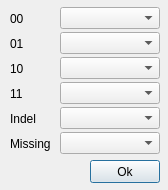
<?xml version="1.0" encoding="UTF-8"?>
<ui version="4.0">
 <class>Colors</class>
 <widget class="QDialog" name="Colors">
  <property name="geometry">
   <rect>
    <x>0</x>
    <y>0</y>
    <width>168</width>
    <height>190</height>
   </rect>
  </property>
  <property name="windowTitle">
   <string>VarB: Colours</string>
  </property>
  <widget class="QLabel" name="label_1">
   <property name="geometry">
    <rect>
     <x>10</x>
     <y>12</y>
     <width>50</width>
     <height>13</height>
    </rect>
   </property>
   <property name="toolTip">
    <string>Choose the colour for the wildtype variants</string>
   </property>
   <property name="text">
    <string>00</string>
   </property>
  </widget>
  <widget class="QLabel" name="label_2">
   <property name="geometry">
    <rect>
     <x>10</x>
     <y>37</y>
     <width>50</width>
     <height>13</height>
    </rect>
   </property>
   <property name="toolTip">
    <string>Choose the colour for the hetrozygous variants</string>
   </property>
   <property name="text">
    <string>01</string>
   </property>
  </widget>
  <widget class="QLabel" name="label_3">
   <property name="geometry">
    <rect>
     <x>10</x>
     <y>62</y>
     <width>50</width>
     <height>13</height>
    </rect>
   </property>
   <property name="toolTip">
    <string>Choose the colour for the hetrozygous variants</string>
   </property>
   <property name="text">
    <string>10</string>
   </property>
  </widget>
  <widget class="QLabel" name="label_4">
   <property name="geometry">
    <rect>
     <x>10</x>
     <y>87</y>
     <width>50</width>
     <height>13</height>
    </rect>
   </property>
   <property name="toolTip">
    <string>Choose the colour for the homozygous variants</string>
   </property>
   <property name="text">
    <string>11</string>
   </property>
  </widget>
  <widget class="QLabel" name="label_5">
   <property name="geometry">
    <rect>
     <x>10</x>
     <y>112</y>
     <width>50</width>
     <height>13</height>
    </rect>
   </property>
   <property name="toolTip">
    <string>Choose the colour for the insertions and deletions</string>
   </property>
   <property name="text">
    <string>Indel</string>
   </property>
  </widget>
  <widget class="QLabel" name="label_6">
   <property name="geometry">
    <rect>
     <x>10</x>
     <y>135</y>
     <width>50</width>
     <height>17</height>
    </rect>
   </property>
   <property name="toolTip">
    <string>Choose the colour for the missing data</string>
   </property>
   <property name="text">
    <string>Missing</string>
   </property>
  </widget>
  <widget class="QPushButton" name="pushButton">
   <property name="geometry">
    <rect>
     <x>90</x>
     <y>160</y>
     <width>70</width>
     <height>23</height>
    </rect>
   </property>
   <property name="text">
    <string>Ok</string>
   </property>
  </widget>
  <widget class="QComboBox" name="comboBox_1">
   <property name="geometry">
    <rect>
     <x>60</x>
     <y>7</y>
     <width>100</width>
     <height>22</height>
    </rect>
   </property>
   <property name="toolTip">
    <string>Choose the colour for the wildtype variants</string>
   </property>
  </widget>
  <widget class="QComboBox" name="comboBox_2">
   <property name="geometry">
    <rect>
     <x>60</x>
     <y>32</y>
     <width>100</width>
     <height>22</height>
    </rect>
   </property>
   <property name="toolTip">
    <string>Choose the colour for the hetrozygous variants</string>
   </property>
  </widget>
  <widget class="QComboBox" name="comboBox_3">
   <property name="geometry">
    <rect>
     <x>60</x>
     <y>57</y>
     <width>100</width>
     <height>22</height>
    </rect>
   </property>
   <property name="toolTip">
    <string>Choose the colour for the hetrozygous variants</string>
   </property>
  </widget>
  <widget class="QComboBox" name="comboBox_4">
   <property name="geometry">
    <rect>
     <x>60</x>
     <y>82</y>
     <width>100</width>
     <height>22</height>
    </rect>
   </property>
   <property name="toolTip">
    <string>Choose the colour for the homozygous variants</string>
   </property>
  </widget>
  <widget class="QComboBox" name="comboBox_5">
   <property name="geometry">
    <rect>
     <x>60</x>
     <y>107</y>
     <width>100</width>
     <height>22</height>
    </rect>
   </property>
   <property name="toolTip">
    <string>Choose the colour for the insertions and deletions</string>
   </property>
  </widget>
  <widget class="QComboBox" name="comboBox_6">
   <property name="geometry">
    <rect>
     <x>60</x>
     <y>132</y>
     <width>100</width>
     <height>22</height>
    </rect>
   </property>
   <property name="toolTip">
    <string>Choose the colour for the missing data</string>
   </property>
  </widget>
 </widget>
 <resources/>
 <connections/>
</ui>
